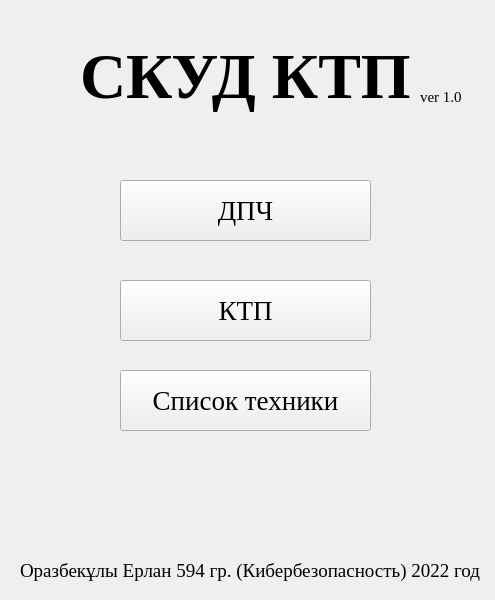
<?xml version="1.0" encoding="UTF-8"?>
<ui version="4.0">
 <class>HomeWindow</class>
 <widget class="QMainWindow" name="HomeWindow">
  <property name="geometry">
   <rect>
    <x>0</x>
    <y>0</y>
    <width>495</width>
    <height>600</height>
   </rect>
  </property>
  <property name="windowTitle">
   <string>СКУД КТП</string>
  </property>
  <widget class="QWidget" name="centralwidget">
   <widget class="QLabel" name="label">
    <property name="geometry">
     <rect>
      <x>20</x>
      <y>550</y>
      <width>471</width>
      <height>41</height>
     </rect>
    </property>
    <property name="font">
     <font>
      <family>Times New Roman</family>
      <pointsize>14</pointsize>
     </font>
    </property>
    <property name="text">
     <string>Оразбекұлы Ерлан 594 гр. (Кибербезопасность) 2022 год</string>
    </property>
   </widget>
   <widget class="QLabel" name="label_2">
    <property name="geometry">
     <rect>
      <x>80</x>
      <y>20</y>
      <width>341</width>
      <height>111</height>
     </rect>
    </property>
    <property name="font">
     <font>
      <family>Times New Roman</family>
      <pointsize>48</pointsize>
      <weight>75</weight>
      <bold>true</bold>
     </font>
    </property>
    <property name="text">
     <string>СКУД КТП</string>
    </property>
   </widget>
   <widget class="QLabel" name="label_3">
    <property name="geometry">
     <rect>
      <x>420</x>
      <y>90</y>
      <width>47</width>
      <height>13</height>
     </rect>
    </property>
    <property name="font">
     <font>
      <family>Times New Roman</family>
      <pointsize>11</pointsize>
     </font>
    </property>
    <property name="text">
     <string>ver 1.0</string>
    </property>
   </widget>
   <widget class="QPushButton" name="open_duty_btn">
    <property name="geometry">
     <rect>
      <x>120</x>
      <y>180</y>
      <width>251</width>
      <height>61</height>
     </rect>
    </property>
    <property name="font">
     <font>
      <family>Times New Roman</family>
      <pointsize>20</pointsize>
     </font>
    </property>
    <property name="text">
     <string>ДПЧ</string>
    </property>
   </widget>
   <widget class="QPushButton" name="open_park_btn">
    <property name="geometry">
     <rect>
      <x>120</x>
      <y>280</y>
      <width>251</width>
      <height>61</height>
     </rect>
    </property>
    <property name="font">
     <font>
      <family>Times New Roman</family>
      <pointsize>20</pointsize>
     </font>
    </property>
    <property name="text">
     <string>КТП</string>
    </property>
   </widget>
   <widget class="QPushButton" name="open_cars_btn">
    <property name="geometry">
     <rect>
      <x>120</x>
      <y>370</y>
      <width>251</width>
      <height>61</height>
     </rect>
    </property>
    <property name="font">
     <font>
      <family>Times New Roman</family>
      <pointsize>20</pointsize>
     </font>
    </property>
    <property name="text">
     <string>Список техники</string>
    </property>
   </widget>
  </widget>
 </widget>
 <resources/>
 <connections/>
</ui>
